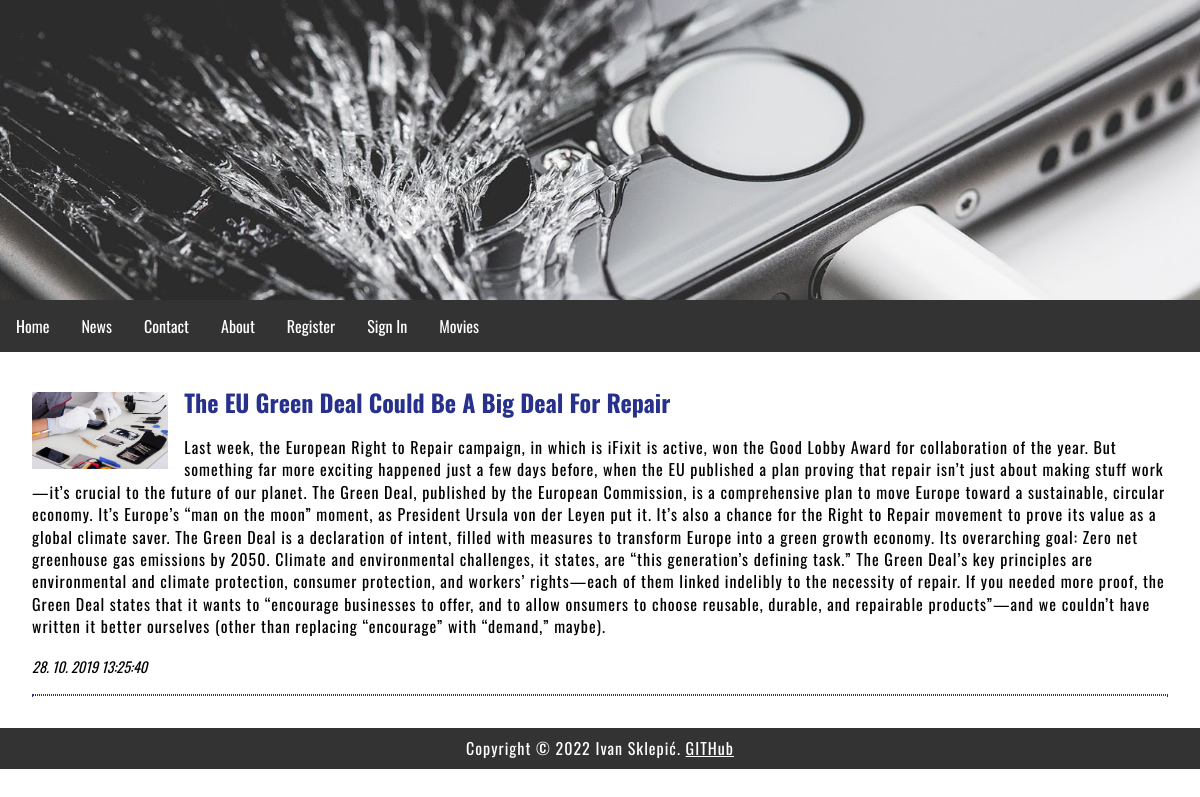
Screenshot of /index.php?menu=2&action=2 with the database file from the repository.
### tables this page shows
CREATE TABLE `news` (
  `id` int(11) NOT NULL,
  `title` varchar(255) NOT NULL,
  `description` text NOT NULL,
  `date` timestamp NOT NULL DEFAULT CURRENT_TIMESTAMP ON UPDATE CURRENT_TIMESTAMP,
  `picture` varchar(255) NOT NULL,
  `archive` enum('Y','N') NOT NULL
);

### functions.php (called while the page is built)
<?php
	function pickerDateToMysql($pickerDate){
		$date = DateTime::createFromFormat('Y-m-d H:i:s', $pickerDate);
		return $date->format('d. m. Y H:i:s');
	}
?>

### news.php (the view, shortened to what this page needs)
<?php
	if (isset($action) && $action != '') {
		$query  = "SELECT * FROM news";
		$query .= " WHERE id=" . $_GET['action'];
		$result = @mysqli_query($MySQL, $query);
		$row = @mysqli_fetch_array($result);
			print '
			<div class="news">
				<img src="news/' . $row['picture'] . '" alt="' . $row['title'] . '" title="' . $row['title'] . '">
				<h2>' . $row['title'] . '</h2>
				<p>'  . $row['description'] . '</p>
				<time datetime="' . $row['date'] . '">' . pickerDateToMysql($row['date']) . '</time>
				<hr>
			</div>';
	}
?>

### style.css (style rules this page uses)
body, html { font-family: 'Oswald', sans-serif; margin: 0; font-size: 16px; }
h1,h2 { margin: 0.5em 0; font-size: 2em; }
h2 { font-size: 1.5em; color: #27318b; }
p { margin: 1em 0; line-height: 1.4em; letter-spacing: 1px; }
.news img { width: 12%; float: left; padding: 0.5em 0; margin: 0 1em 0 0; }
.news h2 { margin: 0.5em 0; font-size: 1.5em; color: #27318b; }
.news hr { margin: 1em 0; border: 1px dotted #27318b; clear: both; }
.news time { font-size: 90%; font-style: italic; }
img { width: 100%; }

### rows the page displays
news: picture (picture), title "The EU Green Deal Could Be A Big Deal For Repair", description "Last week, the European Right to Repair campaign, in which is iFixit is active, won the Good Lobby Award for collaboration of the year. But something far more exciting happened just a few days before, when the EU published a plan proving that repair isn’t just about making stuff work—it’s crucial to the future of our planet. The Green Deal, published by the European Commission, is a comprehensive plan to move Europe toward a sustainable, circular economy. It’s Europe’s “man on the moon” moment, as President Ursula von der Leyen put it. It’s also a chance for the Right to Repair movement to prove its value as a global climate saver. The Green Deal is a declaration of intent, filled with…", date "28. 10. 2019 13:25:40"
